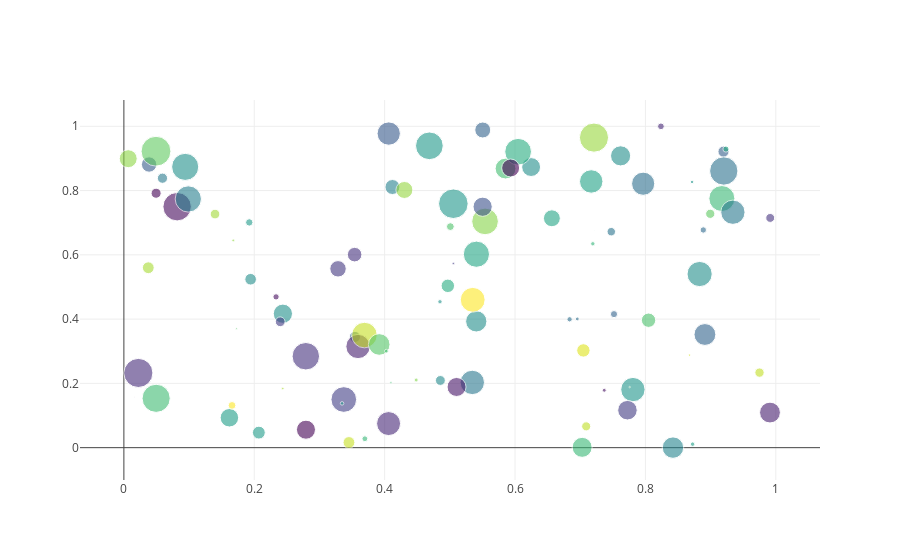

The notebook cell this image was saved under:
### Code cell
N = 100
x = np.random.rand(N)
y = np.random.rand(N)
colors = np.random.rand(N)
sz = np.random.rand(N)*30

fig = go.Figure()
fig.add_scatter(x=x,
                y=y,
                mode='markers',
                marker={'size': sz,
                        'color': colors,
                        'opacity': 0.6,
                        'colorscale': 'Viridis'
                       })
py.iplot(fig)
